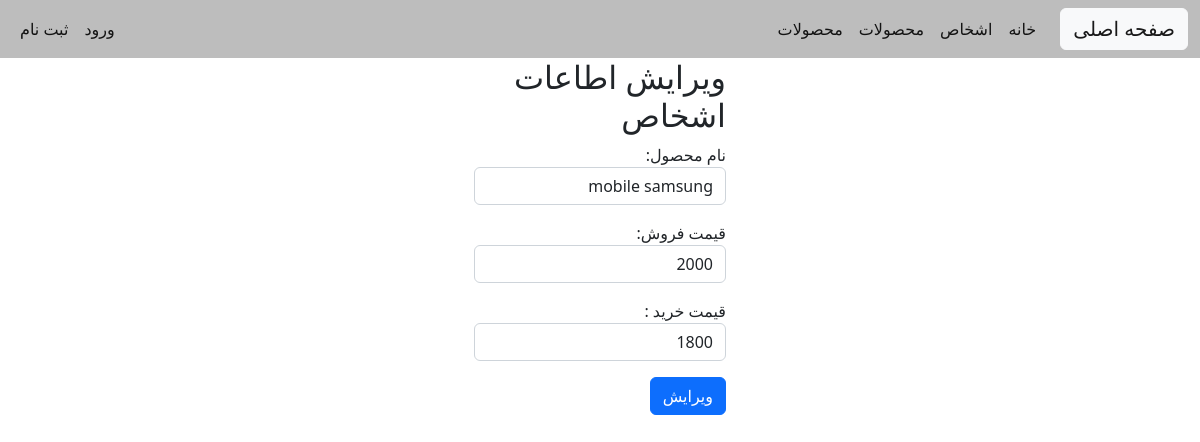
The page /productupdate/1/ on the database as committed earlier.
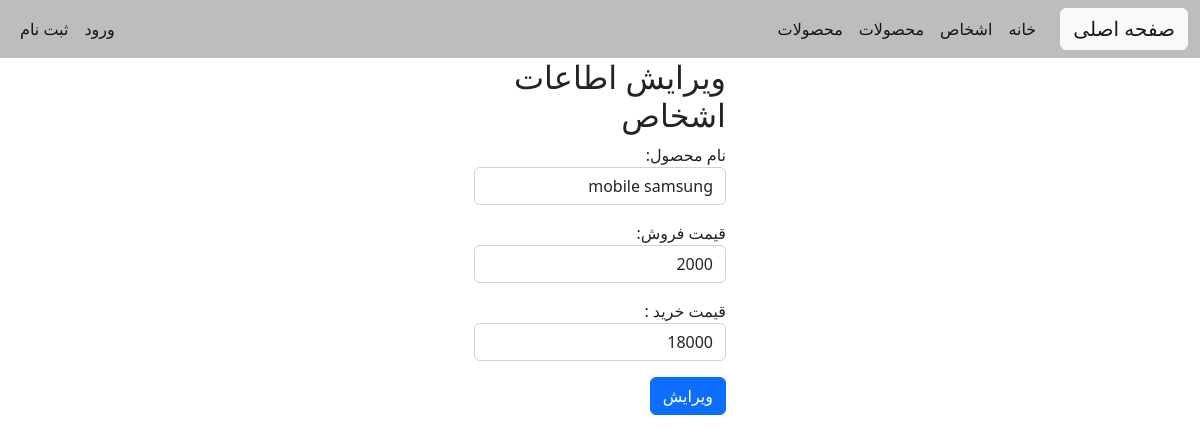
The same page on the database as committed later.
### home/models.py (models this page shows, shortened)
class Product(models.Model):
    name = models.CharField(max_length=200)  # نام محصول
    price = models.DecimalField(max_digits=10, decimal_places=0)  # قیمت محصول (برای فروش)
    cost_price = models.DecimalField(max_digits=10, decimal_places=0)  # قیمت خرید محصول

### home/views.py (the view, shortened to what this page needs)
# urls.py: path("productupdate/<int:pk>/" , views.ProductUpdateView.as_view() , name='product_update'),
class ProductUpdateView(View):
    form_class = ProductRegisterForm
    def get(self, request, pk):
        product = get_object_or_404(Product, pk=pk)
        form = self.form_class(instance=product)
        return render(request, "home/product_update.html", {"form": form})

### home/forms.py
class ProductRegisterForm(forms.ModelForm):
    class Meta:
        model = Product
        fields = "__all__"
        widgets = {
            "name": forms.TextInput(
                attrs={"class": "form-control", "placeholder": "نام محصول"}
            ),
            "price": forms.TextInput(
                attrs={"class": "form-control", "placeholder": "قیمت فروش"}
            ),
            "cost_price": forms.TextInput(
                attrs={"class": "form-control", "rows": 3, "placeholder": "قیمت خرید"}
            ),
        }
        labels = {  # برچسب‌های سفارشی برای فیلدهای موجود در مدل
            "name": "نام محصول",
            "price": "قیمت فروش",
            "cost_price": "قیمت خرید ",
        }

### home/templates/home/product_update.html (shortened to what this page needs)
{% extends 'base.html' %}
{% block content %}
<div class="container w-25 " , align="right">
    <h2>ویرایش اطاعات اشخاص</h2>
    <form method="post" action="">
        {{ form.as_p }}
        <button type="submit" class="btn btn-primary">ویرایش</button>
    </form>
    </div>
{% endblock content %}

Rows that differ between the two databases and show on the page:
changed Product "mobile samsung": cost_price "1800" → "18000"
